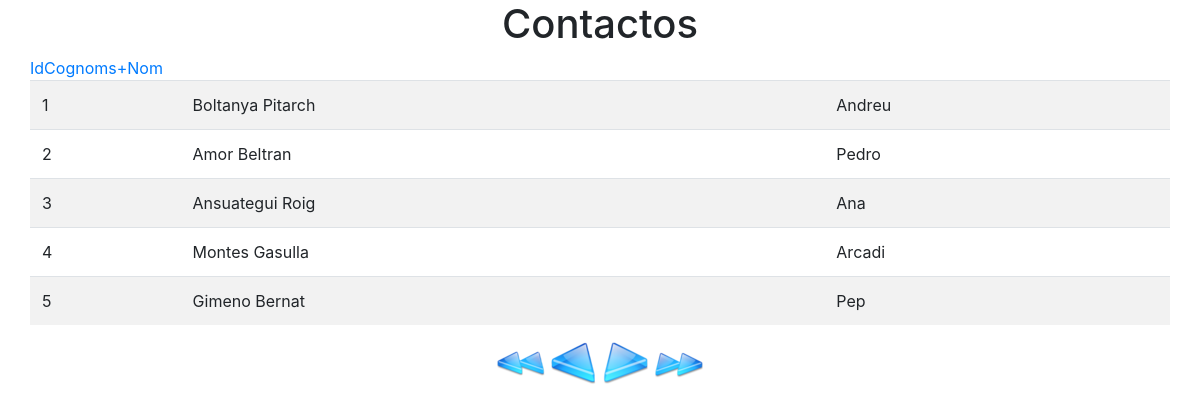
The page / on the database its author committed.
### tables this page shows
CREATE TABLE IF NOT EXISTS `contactes` (
  `id` int(11) NOT NULL AUTO_INCREMENT,
  `nom` varchar(20) NOT NULL,
  `cognoms` varchar(35) DEFAULT NULL,
  `direccio` varchar(50) DEFAULT NULL,
  `localitat` varchar(25) DEFAULT NULL,
  `provincia` varchar(15) DEFAULT NULL,
  `cp` varchar(5) DEFAULT NULL,
  `telefon1` varchar(15) DEFAULT NULL,
  `telefon2` varchar(15) DEFAULT NULL,
  `fax` varchar(15) DEFAULT NULL,
  `mail` varchar(50) DEFAULT NULL,
  PRIMARY KEY (`id`)
);

### lib/db.php (called while the page is built, shortened)
<?php
function connect()
{
    $enlace = mysqli_connect("127.0.0.1", "agenda", "agenda123", "agenda");
    return $enlace;
}
function select($enlace, $pagina = 1, $orden = 'id')
{
    $offset = ($pagina - 1) * PAGE_SIZE;
    $page_size = PAGE_SIZE;
    $consulta = 'select * from contactes ';
    $consulta .= "order by $orden ";
    $consulta .= "limit $page_size offset $offset;";
    $resultado_consulta = mysqli_query($enlace, $consulta);
    $resultado = array();
    if ($resultado_consulta) {
        if (mysqli_num_rows($resultado_consulta) > 0) {
            while ($row = mysqli_fetch_assoc($resultado_consulta)) {
                array_push($resultado, $row);
            }
        }
    }
    return $resultado;
}
function selectTotal($enlace)
{
    $resultado_consulta = mysqli_query($enlace, 'select count(*) from contactes');
    $fila = mysqli_fetch_array($resultado_consulta);
    return $fila[0];
}
function getContactosListDB($pagina = 1, $orden = 'id')
{
    $enlace = connect();
    if ($enlace) {
        $resultado = select($enlace, $pagina, $orden);
    } else {
        $resultado = array();
        setErrorMessage('Ha pasado algo. Vuelve a intentarlo...');
    }
    return $resultado;
}
function getContactosTotalDB()
{
    $enlace = connect();
    if ($enlace) {
        $resultado = selectTotal($enlace);
    } else {
        $resultado = 0;
        setErrorMessage('Ha pasado algo. Vuelve a intentarlo...');
    }
    return $resultado;
}

### lib/utils.php (the view)
<?php
require_once 'db.php';
function getContactosList($pagina = 1, $orden = 'id'){
    $resultado = '<table class="table table-striped">';
    foreach (getContactosListDB($pagina, $orden) as $fila) {
        $resultado .= '<tr>';
        $resultado .= '<td>' .$fila['id'].'</td>';
        $resultado .= '<td>' .$fila['cognoms'].'</td>';
        $resultado .= '<td>' .$fila['nom'].'</td>';
        $resultado .= '</tr>';
    }
    $resultado .= '</table>';
    return $resultado;
}
function getContactosNavPrimero($orden = 'id'){
    return '<a href="index.php?pagina=1&orden='.$orden.'"><img src="img/home.png"></a>'.PHP_EOL;
}
function getContactosNavUltimo($total,$orden){
    return '<a href="index.php?pagina='.$total."&orden=$orden".'"><img src="img/end.png"></a>'.PHP_EOL;
}
function getContactosNavAnterior($pagina,$orden){
    return '<a href="index.php?pagina='.$pagina."&orden=$orden".'"><img src="img/left.png"></a>'.PHP_EOL;
}
function getContactosNavSiguiente($pagina,$orden){
    return '<a href="index.php?pagina='.$pagina."&orden=$orden".'"><img src="img/right.png"></a>'.PHP_EOL;
}
function getContactosNav($total, $pagina = 1, $orden = 'id'){
    $resultado = '<div>';
    $resultado .= getContactosNavPrimero($orden);
        $resultado .= getContactosNavAnterior($pagina-1,$orden);
        $resultado .= getContactosNavSiguiente($pagina+1,$orden);
    $resultado .= getContactosNavUltimo($total,$orden);
    $resultado .= '</div>';
    return $resultado;
}
function getOrderBar($pagina){
    $resultado = "<a href=\"index.php?pagina=$pagina&orden=id\">Id </a>";
    $resultado .= "<a href=\"index.php?pagina=$pagina&orden=cognoms\">Cognoms+Nom</a>";
    return $resultado;
}

### index.php (shortened to what this page needs)
<?php require_once 'lib/utils.php';
require_once 'lib/db.php';
?>
<!doctype html>
<html lang="en">
<head>
    <link rel="stylesheet" href="https://stackpath.bootstrapcdn.com/bootstrap/4.3.1/css/bootstrap.min.css"
>
</head>
<body>
    <div class="container">
        <div class="row justify-content-md-center">
            <h1>Contactos</h1>
        </div>
        <div class="row">
            <?php
              $pagina = isset($_GET['pagina']) ? $_GET['pagina'] : 1;
              $orden = isset($_GET['orden']) ? $_GET['orden'] : 'id';
              echo getOrderBar($pagina);
            ?>
        </div>
        <div class="row">
            <?php
              echo getContactosList($pagina, $orden);
            ?>
        </div>
        <div class="row justify-content-md-center">
            <?php
              $total = ceil(getContactosTotalDB() / PAGE_SIZE);
              echo getContactosNav($total, $pagina, $orden);
              ?>
        </div>
    </div>
</body>
</html>

### rows shown on the page
contactes: id "1", cognoms "Boltanya Pitarch", nom "Andreu"
contactes: id "2", cognoms "Amor Beltran", nom "Pedro"
contactes: id "3", cognoms "Ansuategui Roig", nom "Ana"
contactes: id "4", cognoms "Montes Gasulla", nom "Arcadi"
contactes: id "5", cognoms "Gimeno Bernat", nom "Pep"
